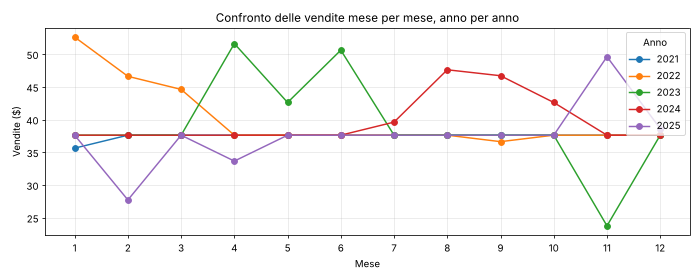

Here is the Python script that generated this plot:
# Python Visual - AREA TEMPORALE
# Campi da trascinare nel visual: Calendario[AnnoMese], [Totale Vendite]
import matplotlib.pyplot as plt

dati = dataset.groupby("AnnoMese", as_index=False)["Totale Vendite"].sum()
dati["Anno"] = dati["AnnoMese"].str[:4]
dati["Mese"] = dati["AnnoMese"].str[5:].astype(int)
tabella = dati.pivot(index="Mese", columns="Anno", values="Totale Vendite")

plt.figure(figsize=(10, 4))
for anno in tabella.columns:
    plt.plot(tabella.index, tabella[anno], marker="o", label=str(anno))
plt.title("Confronto delle vendite mese per mese, anno per anno")
plt.xlabel("Mese")
plt.ylabel("Vendite ($)")
plt.xticks(range(1, 13))
plt.legend(title="Anno")
plt.grid(alpha=0.3)
plt.tight_layout()
plt.show()
